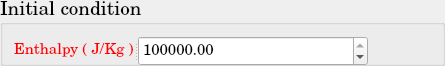
     <widget class="QGroupBox" name="TEq_InitialCondition">
      <property name="minimumSize">
       <size>
        <width>445</width>
        <height>66</height>
       </size>
      </property>
      <property name="maximumSize">
       <size>
        <width>445</width>
        <height>66</height>
       </size>
      </property>
      <property name="font">
       <font>
        <family>Century Schoolbook L</family>
        <pointsize>14</pointsize>
        <weight>50</weight>
        <bold>false</bold>
       </font>
      </property>
      <property name="title">
       <string>Initial condition</string>
      </property>
      <layout class="QGridLayout" name="gridLayout_31">
       <item row="0" column="0">
        <widget class="QSplitter" name="splitter_9">
         <property name="minimumSize">
          <size>
           <width>354</width>
           <height>30</height>
          </size>
         </property>
         <property name="maximumSize">
          <size>
           <width>368</width>
           <height>31</height>
          </size>
         </property>
         <property name="orientation">
          <enum>Qt::Horizontal</enum>
         </property>
         <widget class="QLabel" name="TEq_FluidEnthalpy">
          <property name="minimumSize">
           <size>
            <width>116</width>
            <height>29</height>
           </size>
          </property>
          <property name="maximumSize">
           <size>
            <width>130</width>
            <height>31</height>
           </size>
          </property>
          <property name="font">
           <font>
            <pointsize>11</pointsize>
           </font>
          </property>
          <property name="text">
           <string>&lt;html&gt;&lt;head/&gt;&lt;body&gt;&lt;p&gt;&lt;span style=&quot; color:#ff0000;&quot;&gt;Enthalpy ( J/Kg )&lt;/span&gt;&lt;/p&gt;&lt;/body&gt;&lt;/html&gt;</string>
          </property>
         </widget>
         <widget class="QDoubleSpinBox" name="TEq_FluidEnthalpy_doubleSpinBox">
          <property name="minimumSize">
           <size>
            <width>230</width>
            <height>29</height>
           </size>
          </property>
          <property name="maximumSize">
           <size>
            <width>232</width>
            <height>31</height>
           </size>
          </property>
          <property name="font">
           <font>
            <pointsize>11</pointsize>
           </font>
          </property>
          <property name="maximum">
           <double>999999999.990000009536743</double>
          </property>
          <property name="value">
           <double>420000.000000000000000</double>
          </property>
         </widget>
        </widget>
       </item>
       <item row="0" column="1">
        <spacer name="horizontalSpacer_20">
         <property name="orientation">
          <enum>Qt::Horizontal</enum>
         </property>
         <property name="sizeHint" stdset="0">
          <size>
           <width>58</width>
           <height>20</height>
          </size>
         </property>
        </spacer>
       </item>
      </layout>
      <zorder>splitter_9</zorder>
      <zorder>horizontalSpacer_20</zorder>
     </widget>
